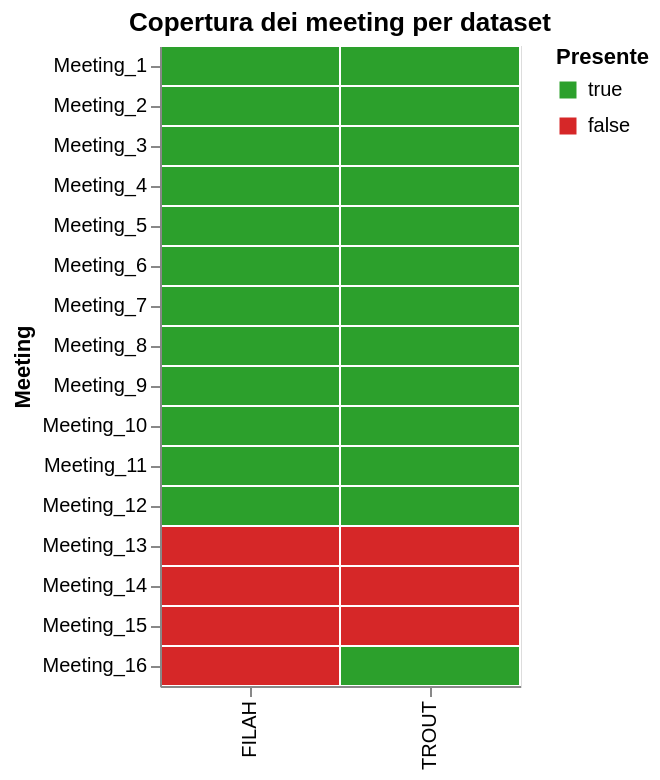

The cell this chart's notebook holds for it:
### Markdown cell above
## 2. Copertura dei meeting per dataset

### Code cell
meeting_coverage = meetings.melt(
    id_vars=["id", "date_label"], value_vars=["in_filah", "in_trout"],
    var_name="dataset", value_name="presente"
)
meeting_coverage["dataset"] = meeting_coverage["dataset"].str.replace("in_", "").str.upper()
meeting_coverage["n"] = meeting_coverage["id"].str.extract(r"(\d+)").astype(int)

chart = alt.Chart(meeting_coverage).mark_rect(stroke="white", strokeWidth=1).encode(
    x=alt.X("dataset:N", title=None),
    y=alt.Y("id:N", title="Meeting", sort=alt.SortField("n")),
    color=alt.Color("presente:N", title="Presente",
                     scale=alt.Scale(domain=[True, False], range=["#2ca02c", "#d62728"])),
    tooltip=["id", "dataset", "presente"],
).properties(title="Copertura dei meeting per dataset", width=180, height=320)
chart

### Figure 1 — Vega-Lite specification as saved in the notebook (floating-point values rounded to 4 significant figures)
{"config": {"view": {"continuousWidth": 300, "continuousHeight": 300}}, "data": {"name": "data-e3792d583e8f06a090dfb34c8ac3b2ee"}, "mark": {"type": "rect", "stroke": "white", "strokeWidth": 1}, "encoding": {"color": {"field": "presente", "scale": {"domain": [true, false], "range": ["#2ca02c", "#d62728"]}, "title": "Presente", "type": "nominal"}, "tooltip": [{"field": "id", "type": "nominal"}, {"field": "dataset", "type": "nominal"}, {"field": "presente", "type": "nominal"}], "x": {"field": "dataset", "title": null, "type": "nominal"}, "y": {"field": "id", "sort": {"field": "n"}, "title": "Meeting", "type": "nominal"}}, "height": 320, "title": "Copertura dei meeting per dataset", "width": 180, "$schema": "https://vega.github.io/schema/vega-lite/v6.1.0.json", "datasets": {"data-e3792d583e8f06a090dfb34c8ac3b2ee": [{"id": "Meeting_1", "date_label": "Meeting 1", "dataset": "FILAH", "presente": true, "n": 1}, {"id": "Meeting_2", "date_label": "Meeting 2", "dataset": "FILAH", "presente": true, "n": 2}, {"id": "Meeting_3", "date_label": "Meeting 3", "dataset": "FILAH", "presente": true, "n": 3}, {"id": "Meeting_4", "date_label": "Meeting 4", "dataset": "FILAH", "presente": true, "n": 4}, {"id": "Meeting_5", "date_label": "Meeting 5", "dataset": "FILAH", "presente": true, "n": 5}, {"id": "Meeting_6", "date_label": "Meeting 6", "dataset": "FILAH", "presente": true, "n": 6}, {"id": "Meeting_7", "date_label": "Meeting 7", "dataset": "FILAH", "presente": true, "n": 7}, {"id": "Meeting_8", "date_label": "Meeting 8", "dataset": "FILAH", "presente": true, "n": 8}, {"id": "Meeting_9", "date_label": "Meeting 9", "dataset": "FILAH", "presente": true, "n": 9}, {"id": "Meeting_10", "date_label": "Meeting 10", "dataset": "FILAH", "presente": true, "n": 10}, {"id": "Meeting_11", "date_label": "Meeting 11", "dataset": "FILAH", "presente": true, "n": 11}, {"id": "Meeting_12", "date_label": "Meeting 12", "dataset": "FILAH", "presente": true, "n": 12}, {"id": "Meeting_13", "date_label": "07-03-40", "dataset": "FILAH", "presente": false, "n": 13}, {"id": "Meeting_14", "date_label": "Meeting 14", "dataset": "FILAH", "presente": false, "n": 14}, {"id": "Meeting_15", "date_label": "07-17-40", "dataset": "FILAH", "presente": false, "n": 15}, {"id": "Meeting_16", "date_label": "Meeting 16", "dataset": "FILAH", "presente": false, "n": 16}, {"id": "Meeting_1", "date_label": "Meeting 1", "dataset": "TROUT", "presente": true, "n": 1}, {"id": "Meeting_2", "date_label": "Meeting 2", "dataset": "TROUT", "presente": true, "n": 2}, {"id": "Meeting_3", "date_label": "Meeting 3", "dataset": "TROUT", "presente": true, "n": 3}, {"id": "Meeting_4", "date_label": "Meeting 4", "dataset": "TROUT", "presente": true, "n": 4}, {"id": "Meeting_5", "date_label": "Meeting 5", "dataset": "TROUT", "presente": true, "n": 5}, {"id": "Meeting_6", "date_label": "Meeting 6", "dataset": "TROUT", "presente": true, "n": 6}, {"id": "Meeting_7", "date_label": "Meeting 7", "dataset": "TROUT", "presente": true, "n": 7}, {"id": "Meeting_8", "date_label": "Meeting 8", "dataset": "TROUT", "presente": true, "n": 8}, {"id": "Meeting_9", "date_label": "Meeting 9", "dataset": "TROUT", "presente": true, "n": 9}, {"id": "Meeting_10", "date_label": "Meeting 10", "dataset": "TROUT", "presente": true, "n": 10}, {"id": "Meeting_11", "date_label": "Meeting 11", "dataset": "TROUT", "presente": true, "n": 11}, {"id": "Meeting_12", "date_label": "Meeting 12", "dataset": "TROUT", "presente": true, "n": 12}, {"id": "Meeting_13", "date_label": "07-03-40", "dataset": "TROUT", "presente": false, "n": 13}, {"id": "Meeting_14", "date_label": "Meeting 14", "dataset": "TROUT", "presente": false, "n": 14}, {"id": "Meeting_15", "date_label": "07-17-40", "dataset": "TROUT", "presente": false, "n": 15}, {"id": "Meeting_16", "date_label": "Meeting 16", "dataset": "TROUT", "presente": true, "n": 16}]}}
